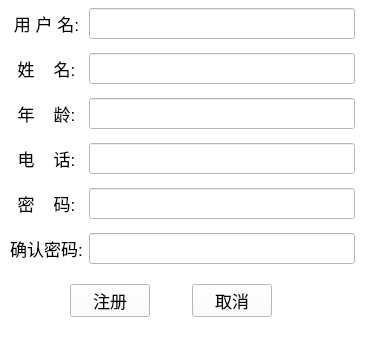
<?xml version="1.0" encoding="UTF-8"?>
<ui version="4.0">
 <class>Register</class>
 <widget class="QMainWindow" name="Register">
  <property name="geometry">
   <rect>
    <x>0</x>
    <y>0</y>
    <width>371</width>
    <height>352</height>
   </rect>
  </property>
  <property name="windowTitle">
   <string>MainWindow</string>
  </property>
  <property name="styleSheet">
   <string notr="true">background-color: rgb(255, 255, 255);</string>
  </property>
  <widget class="QWidget" name="centralwidget">
   <widget class="QWidget" name="horizontalLayoutWidget">
    <property name="geometry">
     <rect>
      <x>70</x>
      <y>270</y>
      <width>202</width>
      <height>61</height>
     </rect>
    </property>
    <layout class="QHBoxLayout" name="horizontalLayout">
     <item>
      <widget class="QPushButton" name="z_pushButtonOk">
       <property name="font">
        <font>
         <pointsize>13</pointsize>
        </font>
       </property>
       <property name="styleSheet">
        <string notr="true">color: rgb(0, 0, 0);
	</string>
       </property>
       <property name="text">
        <string>注册</string>
       </property>
       <property name="iconSize">
        <size>
         <width>20</width>
         <height>30</height>
        </size>
       </property>
      </widget>
     </item>
     <item>
      <spacer name="horizontalSpacer">
       <property name="orientation">
        <enum>Qt::Horizontal</enum>
       </property>
       <property name="sizeHint" stdset="0">
        <size>
         <width>40</width>
         <height>20</height>
        </size>
       </property>
      </spacer>
     </item>
     <item>
      <widget class="QPushButton" name="z_pushButtonExit">
       <property name="font">
        <font>
         <pointsize>13</pointsize>
        </font>
       </property>
       <property name="styleSheet">
        <string notr="true">color: rgb(0, 0, 0);</string>
       </property>
       <property name="inputMethodHints">
        <set>Qt::ImhNone</set>
       </property>
       <property name="text">
        <string>取消</string>
       </property>
       <property name="iconSize">
        <size>
         <width>20</width>
         <height>30</height>
        </size>
       </property>
      </widget>
     </item>
    </layout>
   </widget>
   <widget class="QWidget" name="gridLayoutWidget">
    <property name="geometry">
     <rect>
      <x>10</x>
      <y>0</y>
      <width>345</width>
      <height>275</height>
     </rect>
    </property>
    <layout class="QGridLayout" name="gridLayout_3">
     <item row="6" column="0">
      <widget class="QLabel" name="label_5">
       <property name="font">
        <font>
         <pointsize>13</pointsize>
        </font>
       </property>
       <property name="styleSheet">
        <string notr="true">color: rgb(0, 0, 0);</string>
       </property>
       <property name="text">
        <string>电    话:</string>
       </property>
       <property name="alignment">
        <set>Qt::AlignCenter</set>
       </property>
      </widget>
     </item>
     <item row="3" column="0">
      <widget class="QLabel" name="label_6">
       <property name="font">
        <font>
         <pointsize>13</pointsize>
        </font>
       </property>
       <property name="styleSheet">
        <string notr="true">color: rgb(0, 0, 0);</string>
       </property>
       <property name="text">
        <string>年    龄:</string>
       </property>
       <property name="alignment">
        <set>Qt::AlignCenter</set>
       </property>
      </widget>
     </item>
     <item row="3" column="1">
      <widget class="QLineEdit" name="z_UserAge">
       <property name="font">
        <font>
         <pointsize>14</pointsize>
        </font>
       </property>
      </widget>
     </item>
     <item row="9" column="1">
      <widget class="QLineEdit" name="z_UserPasswordSure">
       <property name="font">
        <font>
         <pointsize>14</pointsize>
        </font>
       </property>
       <property name="inputMethodHints">
        <set>Qt::ImhHiddenText</set>
       </property>
      </widget>
     </item>
     <item row="8" column="1">
      <widget class="QLineEdit" name="z_UserPassword">
       <property name="font">
        <font>
         <pointsize>14</pointsize>
        </font>
       </property>
       <property name="layoutDirection">
        <enum>Qt::LeftToRight</enum>
       </property>
       <property name="inputMethodHints">
        <set>Qt::ImhHiddenText</set>
       </property>
      </widget>
     </item>
     <item row="1" column="0">
      <widget class="QLabel" name="label3">
       <property name="font">
        <font>
         <pointsize>13</pointsize>
        </font>
       </property>
       <property name="styleSheet">
        <string notr="true">color: rgb(0, 0, 0);</string>
       </property>
       <property name="text">
        <string>姓    名:</string>
       </property>
       <property name="alignment">
        <set>Qt::AlignCenter</set>
       </property>
      </widget>
     </item>
     <item row="8" column="0">
      <widget class="QLabel" name="label_7">
       <property name="font">
        <font>
         <pointsize>13</pointsize>
        </font>
       </property>
       <property name="styleSheet">
        <string notr="true">color: rgb(0, 0, 0);</string>
       </property>
       <property name="text">
        <string>密    码:</string>
       </property>
       <property name="alignment">
        <set>Qt::AlignCenter</set>
       </property>
      </widget>
     </item>
     <item row="9" column="0">
      <widget class="QLabel" name="label_8">
       <property name="font">
        <font>
         <pointsize>13</pointsize>
        </font>
       </property>
       <property name="styleSheet">
        <string notr="true">color: rgb(0, 0, 0);</string>
       </property>
       <property name="text">
        <string>确认密码:</string>
       </property>
       <property name="alignment">
        <set>Qt::AlignCenter</set>
       </property>
      </widget>
     </item>
     <item row="6" column="1">
      <widget class="QLineEdit" name="z_UserPhoneNumber">
       <property name="font">
        <font>
         <pointsize>14</pointsize>
        </font>
       </property>
      </widget>
     </item>
     <item row="1" column="1">
      <widget class="QLineEdit" name="z_RealName">
       <property name="font">
        <font>
         <pointsize>14</pointsize>
        </font>
       </property>
      </widget>
     </item>
     <item row="0" column="0">
      <widget class="QLabel" name="label_9">
       <property name="font">
        <font>
         <pointsize>13</pointsize>
        </font>
       </property>
       <property name="styleSheet">
        <string notr="true">color: rgb(0, 0, 0);</string>
       </property>
       <property name="text">
        <string>用 户 名:</string>
       </property>
       <property name="alignment">
        <set>Qt::AlignCenter</set>
       </property>
      </widget>
     </item>
     <item row="0" column="1">
      <widget class="QLineEdit" name="z_UserName">
       <property name="font">
        <font>
         <pointsize>14</pointsize>
        </font>
       </property>
      </widget>
     </item>
    </layout>
   </widget>
  </widget>
  <widget class="QMenuBar" name="menubar">
   <property name="geometry">
    <rect>
     <x>0</x>
     <y>0</y>
     <width>371</width>
     <height>26</height>
    </rect>
   </property>
  </widget>
  <widget class="QStatusBar" name="statusbar"/>
 </widget>
 <resources/>
 <connections/>
</ui>
